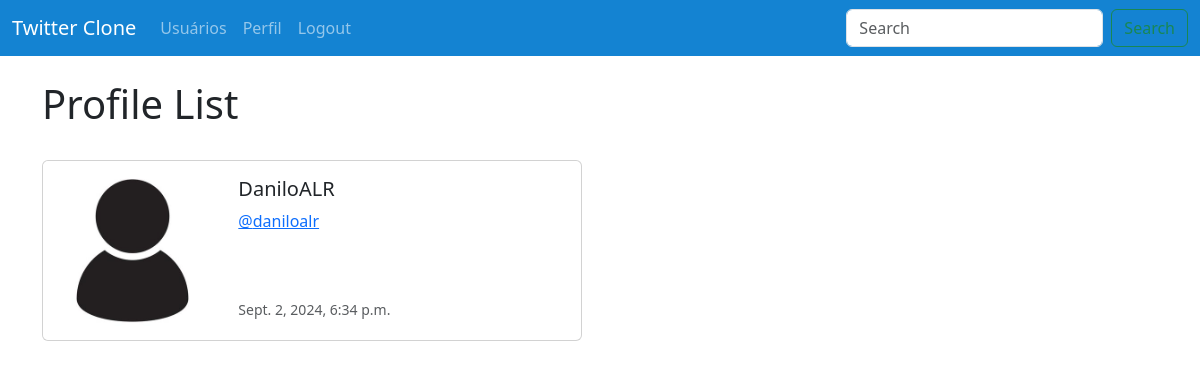
Screenshot of /profile_list/ (signed in) with the database file from the repository.
### myapp/models.py (models this page shows, shortened)
class Profile(models.Model):
    user = models.OneToOneField(User, on_delete=models.CASCADE)
    follows = models.ManyToManyField('self',
                                     related_name='followed_by',
                                     symmetrical=False,
                                     blank=True)
    datee_modified = models.DateTimeField(User, auto_now=True)

### myapp/views.py (the view)
# urls.py: path('profile_list/', views.profile_list, name='profile_list'),
def profile_list(request):
    if request.user.is_authenticated:
        profiles = Profile.objects.exclude(user = request.user)
        return render(request,'profile_list.html', {"profiles":profiles} )
    else:
        messages.success(request, ("Você deve estar logado.."))
        return redirect('home')

### myapp/templates/profile_list.html
{% extends 'base.html' %}
{% load static %}
{% block content %}
<h1>Profile List</h1>
<br/>
{% if profiles %}
    {% for profile in profiles%}
    <div class="card mb-3" style="max-width: 540px;">
        <div class="row g-0">
          <div class="col-md-4">
            <img src="{% static 'images/profile.jpg' %}" class="img-fluid rounded-start" alt="Profile image">
          </div>
          <div class="col-md-8">
            <div class="card-body">
              <h5 class="card-title">{{profile.user.username}}</h5>
              <p class="card-text"><a href="{% url 'profile' profile.user.id %}">@{{profile.user.username|lower}}</a></p>
              <br/><br/>
              <p class="card-text"><small class="text-body-secondary">{{profile.datee_modified}}</small></p>
            </div>
          </div>
        </div>
      </div>
      <br/>
    {% endfor %}
{% endif %}
{% endblock %}

### rows the page displays
Profile: user.username "DaniloALR", user.username "daniloalr", datee_modified "Sept. 2, 2024, 6:34 p.m."
